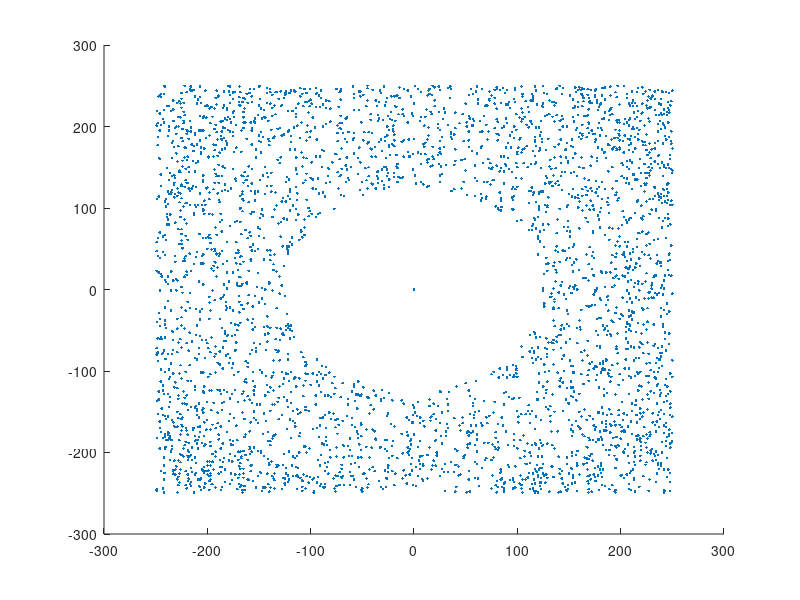
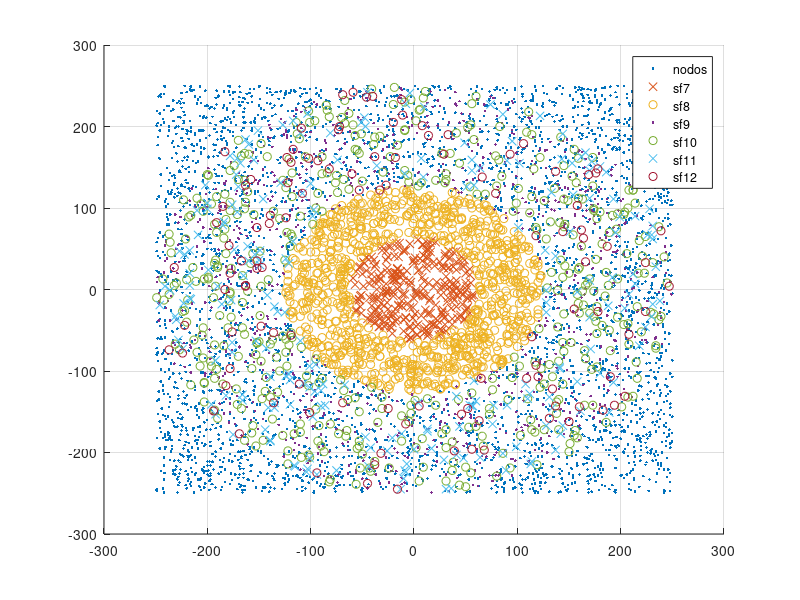

Write MATLAB code to recreate these figures, in order.
close all; clear all;

periods=[3600,3600,3600,ones(1,97)*3600];
H=1;
for i=1:length(periods),
  H=lcm(H,periods(i));
endfor
H
eds=6600;
lado=500;
nodos=[randi(lado,[eds,1]),randi(lado,[eds,1])];
nodos=nodos-lado/2;
nodos=[(1:eds)',nodos,sqrt(nodos(:,1).^2+nodos(:,2).^2),periods(randi(100,eds,1))',zeros(eds,2)];
nodos=[nodos,H./nodos(:,5)];

for i=1:length(nodos),
  if (nodos(i,5)/100>32)
    nodos(i,7)=12;
  elseif (nodos(i,5)/100>16)
    nodos(i,7)=11;
  elseif (nodos(i,5)/100>8)
    nodos(i,7)=10;
  elseif (nodos(i,5)/100>4)
    nodos(i,7)=9;
   elseif (nodos(i,5)/100>2)
    nodos(i,7)=8;
  elseif (nodos(i,5)/100>1)
    nodos(i,7)=7;
  endif 
endfor  
scatter(nodos(:,1), nodos(:,2), '.')
title("Posiciones")

for i=1:length(nodos(:,1)),
  if (nodos(i,4)<62.5)
    nodos(i,6)=min(7,nodos(i,7));
  elseif (nodos(i,4)<125)% && nodos(i,5)==9000)    
    nodos(i,6)=min(8,nodos(i,7));
  elseif (nodos(i,4)<250)% && nodos(i,5)==9000)    
    nodos(i,6)=min(9,nodos(i,7));
  elseif (nodos(i,4)<500)% && nodos(i,5)==9000)    
    nodos(i,6)=min(10,nodos(i,7));
  elseif (nodos(i,4)<1000)% && nodos(i,5)==9000)    
    nodos(i,6)=min(11,nodos(i,7));
  elseif (nodos(i,4)<2000)% && nodos(i,5)==9000)    
    nodos(i,6)=min(12,nodos(i,7));
  endif
endfor
devices=sortrows(nodos,6);
MsgToT=sum(devices(:,8))
%devices=sortrows(devices,4)
F=find(devices(:,6)<100);
Fnodes=devices(1:length(F),:);
%Fnodes=sortrows(Fnodes,5);
if (length(F)<eds)
  NFnodes=devices(length(F(:,1))+1:eds,:);
else
  NFnodes=zeros(1,8);
end

MsgsT_P=sum(Fnodes(:,8))

MsgSF7=Fnodes(1:length(find(Fnodes(:,6)<8)),:);
%papa=length(find(Fnodes(:,6)>8))
if (length(find(Fnodes(:,6)>8))>0 && length(find(Fnodes(:,6)<9)>0))
  MsgSF8=Fnodes(length(find(Fnodes(:,6)<8))+1:length(find(Fnodes(:,6)<9)),:);
  if (length(find(Fnodes(:,6)>9))>0 && length(find(Fnodes(:,6)<10)>0))
    MsgSF9=Fnodes(length(find(Fnodes(:,6)<9))+1:length(find(Fnodes(:,6)<10)),:);
    if (length(find(Fnodes(:,6)>10))>0 && length(find(Fnodes(:,6)<11)>0))
      MsgSF10=Fnodes(length(find(Fnodes(:,6)<10))+1:length(find(Fnodes(:,6)<11)),:);
      if (length(find(Fnodes(:,6)>11))>0 && length(find(Fnodes(:,6)<12)>0))
        MsgSF11=Fnodes(length(find(Fnodes(:,6)<11))+1:length(find(Fnodes(:,6)>12)),:);
        if (length(find(Fnodes(:,6)>11))>0)
          MsgSF12=Fnodes(length(find(Fnodes(:,6)<12))+1:length(Fnodes(:,6)),:);
        end
      else
        MsgSF11=Fnodes(length(find(Fnodes(:,6)<11)+1):length(Fnodes(:,6)),:);
        MsgSF12=zeros(1,8);
       end
    else
      MsgSF10=Fnodes(length(find(Fnodes(:,6)<10)+1):length(Fnodes(:,6)),:);
      MsgSF11=zeros(1,8);
      MsgSF12=zeros(1,8);
    end
  else
    MsgSF9=Fnodes(length(find(Fnodes(:,6)<9)+1):length(Fnodes(:,6)),:);
    MsgSF10=zeros(1,8);
    MsgSF11=zeros(1,8);
    MsgSF12=zeros(1,8);
    end
else
  MsgSF8=Fnodes(length(find(Fnodes(:,6)<8))+1:length(Fnodes(:,6)),:);
  MsgSF9=zeros(1,8);
  MsgSF10=zeros(1,8);
  MsgSF11=zeros(1,8);
  MsgSF12=zeros(1,8);
end


% Factibilidad
%Acomodo los msgs por SF hasta saturar cada uno. Lo que queda lo sumo a los nodos no factibles.
final=0
while(final==0)
  if (sum(MsgSF7(:,8))<=H)
    if (sum(MsgSF8(:,8))<=H/2)
      if (sum(MsgSF9(:,8))<=H/4)
          if (sum(MsgSF10(:,8))<=H/8)
            if (sum(MsgSF11(:,8))<=H/16)
              if (sum(MsgSF12(:,8))<=H/32)
                 factibe=1;
                 final=1;
              else
                factible=0
                i=1;
                while (sum(MsgSF12(1:i,8))<=H/32)
                  i=i+1;
                end
                MsgSF12(i:length(MsgSF12),6)=MsgSF12(i:length(MsgSF12),6)+88;
                NFnodes=[MsgSF12(i:length(MsgSF12),:);NFnodes];
                MsgSF12=MsgSF12(1:i-1,:);
                final=1 
              end
            else
   %           if (sum(MsgSF12(:,8))<=112)
                i=1;
               while (sum(MsgSF11(1:i,8))<=H/16)
                  i=i+1;
                end
                MsgSF11(i:length(MsgSF11),6)=MsgSF11(i:length(MsgSF11),6)+1;
                MsgSF12=[MsgSF11(i:length(MsgSF11),:);MsgSF12];
                MsgSF11=MsgSF11(1:i-1,:);
    %          end
            end  
          else
  %          if (sum(MsgSF11(:,8))<=250)
              i=1;
              while (sum(MsgSF10(1:i,8))<=H/8)
                i=i+1;
              end
              MsgSF10(i:length(MsgSF10),6)=MsgSF10(i:length(MsgSF10),6)+1;
              MsgSF11=[MsgSF10(i:length(MsgSF10),:);MsgSF11];
              MsgSF10=MsgSF10(1:i-1,:);
   %         end
          end  
      else
 %       if (sum(MsgSF10(:,8))<=450)
          i=1;
          while (sum(MsgSF9(1:i,8))<=H/4)
            i=i+1;
          end
          MsgSF9(i:length(MsgSF9),6)=MsgSF9(i:length(MsgSF9),6)+1;
          MsgSF10=[MsgSF9(i:length(MsgSF9),:);MsgSF10];
          MsgSF9=MsgSF9(1:i-1,:);
 %       end
      end
    else
%       if (sum(MsgSF9(:,8))<=900)
          i=1;
          while (sum(MsgSF8(1:i,8))<=H/2)
            i=i+1;
          end
          MsgSF8(i:length(MsgSF8),6)=MsgSF8(i:length(MsgSF8),6)+1;
          MsgSF9=[MsgSF8(i:length(MsgSF8),:);MsgSF9];
          MsgSF8=MsgSF8(1:i-1,:);
 %       end
    end
  else
  %  if (sum(MsgSF8(:,8))<=1800)
      i=1;
      while (sum(MsgSF7(1:i,8))<=H)
        i=i+1;
      end
      MsgSF7(i:length(MsgSF7),6)=MsgSF7(i:length(MsgSF7),6)+1;
      MsgSF8=[MsgSF7(i:length(MsgSF7),:);MsgSF8];
      MsgSF7=MsgSF7(1:i-1,:);
  %  end  
  end
endwhile
%NFnodes=devices(length(F(:,1))+1:eds,:);
SF7=sum(MsgSF7(:,8))
SF8=sum(MsgSF8(:,8))
SF9=sum(MsgSF9(:,8))
SF10=sum(MsgSF10(:,8))
SF11=sum(MsgSF11(:,8))
SF12=sum(MsgSF12(:,8))
NF=sum(NFnodes(:,8))
scatter(NFnodes(:,2),NFnodes(:,3),'.r')
figure
scatter(NFnodes(:,2),NFnodes(:,3),'.r')
hold
scatter(MsgSF7(:,2),MsgSF7(:,3),'x b')
scatter(MsgSF8(:,2),MsgSF8(:,3),'o r')
scatter(MsgSF9(:,2),MsgSF9(:,3),'. k')
scatter(MsgSF10(:,2),MsgSF10(:,3),'- y')
scatter(MsgSF11(:,2),MsgSF11(:,3),'x m')
scatter(MsgSF12(:,2),MsgSF12(:,3),'o c')
grid
legend('nodos','sf7','sf8','sf9','sf10','sf11','sf12')
